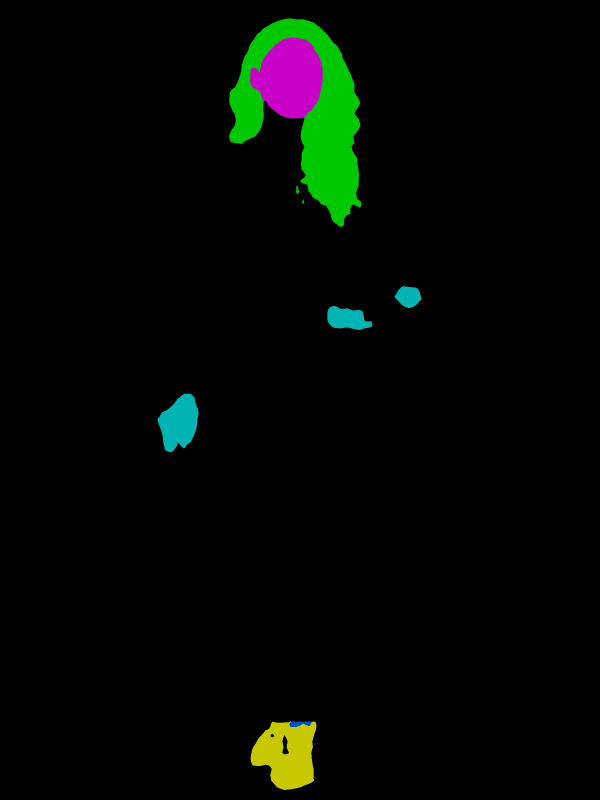
#> input picture OverSampler/test/image-parse-agnostic-v3.2/00000_00.png, 1800 x 2400 px, given in place of 0000.png, which was not available (shown at 1/3 size)
$ python image_validate.py
#> lines starting #> are read from the running program, lines starting #| are printed output that depends on the picture
import os, numpy as np
from PIL import Image

folder = r"D:\CSE\Thesis\try_on_clothing\test_set\my_dataset\test\image-parse-agnostic-v3.2"
for name in ["0000","0001","0007"]:
    p = os.path.join(folder, f"{name}.png")
    im = Image.open(p)
#> im is the input picture: PIL image 1800x2400 P; mean R, G, B 3.1, 7, 2.8
    arr = np.array(im)
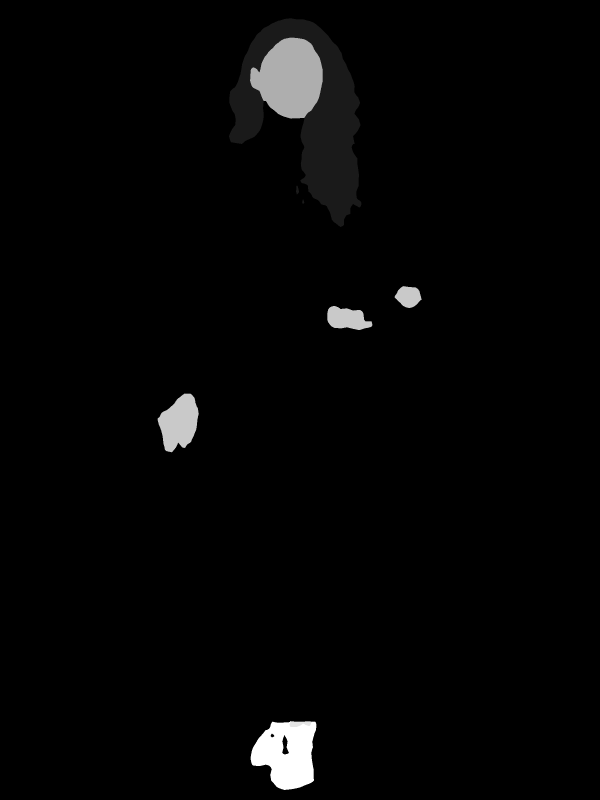
#> arr: shape (2400, 1800) (shown at 1/3 size); min 0, max 19, mean 0.374; drawn with min black and max white
    print(name, "mode:", im.mode, "shape:", arr.shape, "unique:", np.unique(arr)[:10])
#| 0000 mode: P shape: (2400, 1800) unique: [ 0  2 13 15 17 19]
#> pass 2 of the loop `for name in ["0000","0001","0007"]:`:
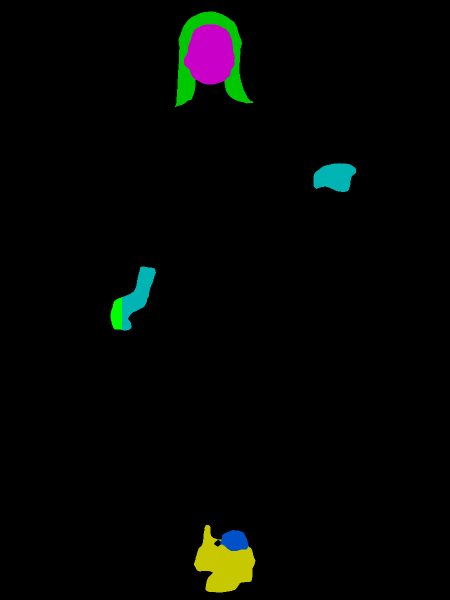
#> input picture OverSampler/test/image-parse-agnostic-v3.2/00019_00.png, 900 x 1200 px, given in place of 0001.png, which was not available (shown at 1/2 size)
#> im is the input picture: PIL image 900x1200 P; mean R, G, B 3.5, 5.1, 3.3
#> `arr = np.array(im)`:
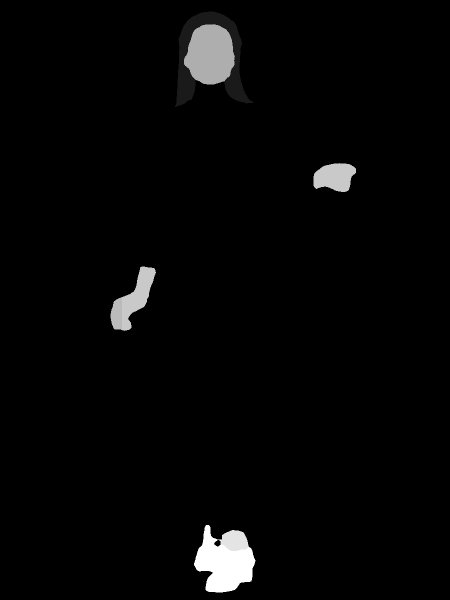
#> arr: shape (1200, 900) (shown at 1/2 size); min 0, max 19, mean 0.442; drawn with min black and max white
#| 0001 mode: P shape: (1200, 900) unique: [ 0  2 13 14 15 17 19]
